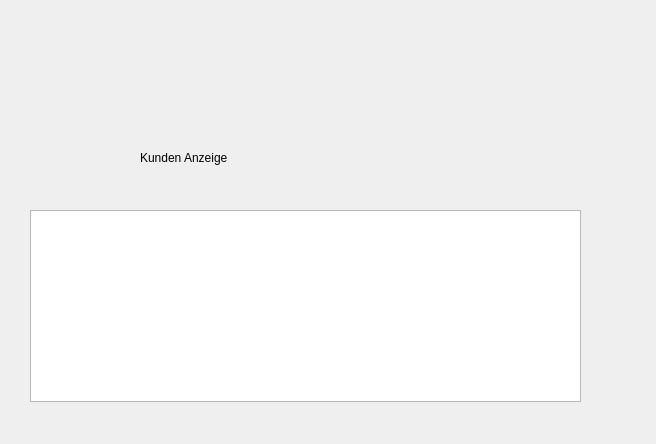
<?xml version="1.0" encoding="UTF-8"?>
<ui version="4.0">
 <class>CustomerDialog</class>
 <widget class="QDialog" name="CustomerDialog">
  <property name="geometry">
   <rect>
    <x>0</x>
    <y>0</y>
    <width>656</width>
    <height>444</height>
   </rect>
  </property>
  <property name="windowTitle">
   <string>Kundenazeige</string>
  </property>
  <widget class="QLabel" name="label">
   <property name="geometry">
    <rect>
     <x>140</x>
     <y>150</y>
     <width>331</width>
     <height>16</height>
    </rect>
   </property>
   <property name="text">
    <string>Kunden Anzeige</string>
   </property>
  </widget>
  <widget class="QTreeView" name="treeView">
   <property name="geometry">
    <rect>
     <x>30</x>
     <y>210</y>
     <width>551</width>
     <height>192</height>
    </rect>
   </property>
  </widget>
 </widget>
 <resources/>
 <connections/>
</ui>
